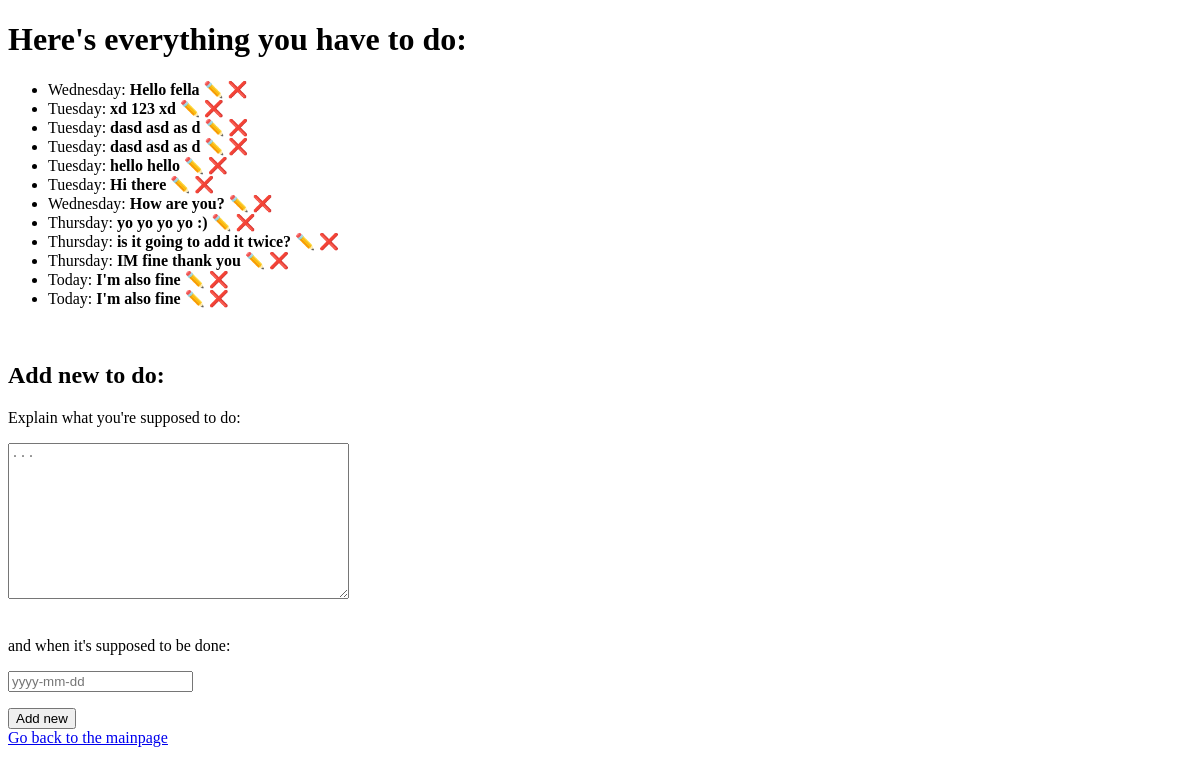
The app's page /to-do-list/ (signed in), older data.
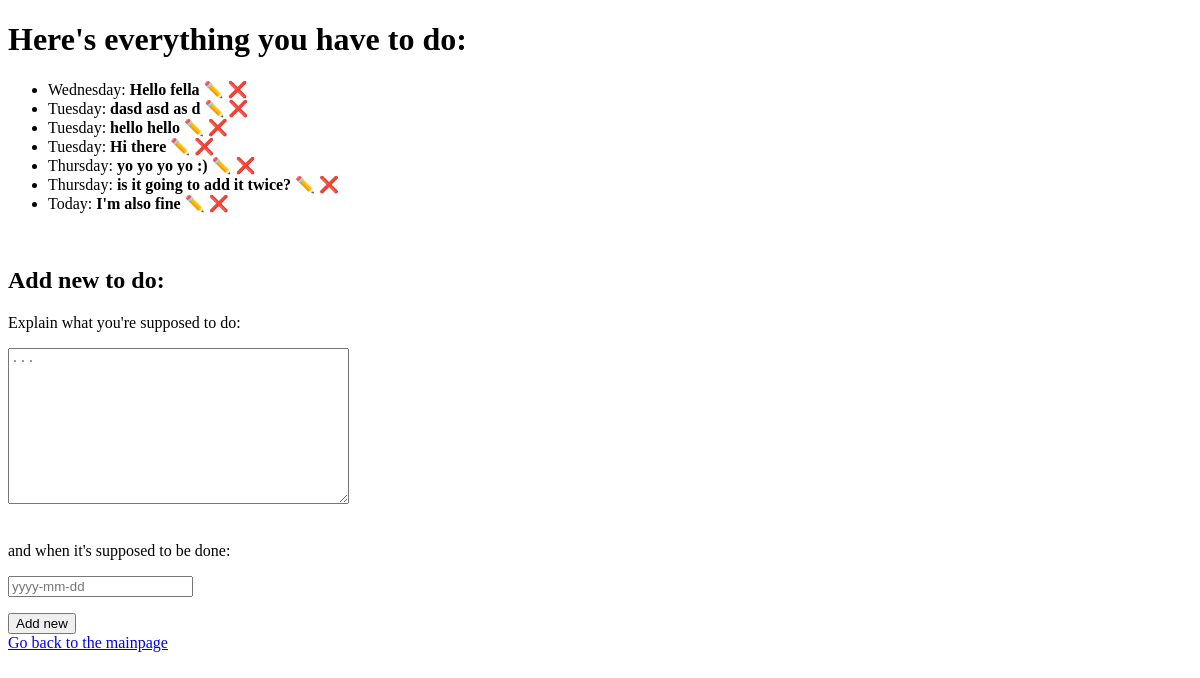
The same page, newer data.
### todolist/models.py (models this page shows, shortened)
class Todos(models.Model):
    todopoint = models.CharField(max_length=150)
    date = models.DateField()
    created_by = models.ForeignKey(User, on_delete=models.CASCADE)

### todolist/views.py (the view, shortened to what this page needs)
# urls.py: path("", views.my_todos, name="my_todos_list"),
@login_required
def my_todos(request):
    todos_list = Todos.objects.filter(created_by=request.user).order_by("date")
    form = TodosForm()
    for record in todos_list:
        the_date = record.date
        if the_date == date.today():
            record.date = "Today"
        elif (the_date - date.today()).days < 7:
            record.date = the_date.strftime("%A")
    context = {"records": todos_list, "form": form}
    return render(request, "todolist/list.html", context)

### todolist/forms.py
class TodosForm(forms.ModelForm):
    class Meta:
        model = Todos
        fields = ["todopoint", "date"]
        widgets = {
            "todopoint": Textarea(
                attrs={
                    "required": True,
                    "class": "form-control",
                    "style": "max-width: 400px;",
                    "placeholder": "...",
                }
            ),
            "date": DateInput(
                attrs={
                    "required": True,
                    "class": "form-control",
                    "style": "max-width: 400px;",
                    "placeholder": "yyyy-mm-dd",
                }
            ),
        }

### todolist/templates/todolist/list.html (shortened to what this page needs)
<!DOCTYPE html>
<html>
  <head>
  </head>
  <body>
    <h1>Here's everything you have to do:</h1>
    <ul>
      {% for record in records %}
      <li>
        {{record.date}}: <b>{{ record.todopoint}}</b>
        <a href="{% url 'edit_todo' record.id %}" style="text-decoration: none"
          >✏️</a
        >
        <a
          href="{% url 'delete_todo' record.id %}"
          style="text-decoration: none"
          >❌</a
        >
      </li>
      {% endfor %}
    </ul>
    <br />
    <h2>Add new to do:</h2>
    <form method="post">
      <div class="form-group">
        <p>Explain what you're supposed to do:</p>
        <p>{{ form.todopoint }}</p>
        <br />and when it's supposed to be done:
        <p>{{form.date}}</p>
      </div>
      <button type="submit">Add new</button>
    </form>
    <a href="/">Go back to the mainpage</a>
  </body>
</html>

Row changes from the older to the newer data that the page shows:
removed Todos: date "Tuesday", todopoint "xd 123 xd"
removed Todos: date "Tuesday", todopoint "dasd asd as d"
removed Todos: date "Wednesday", todopoint "How are you?"
removed Todos: date "Thursday", todopoint "IM fine thank you"
removed Todos: date "Today", todopoint "I'm also fine"
